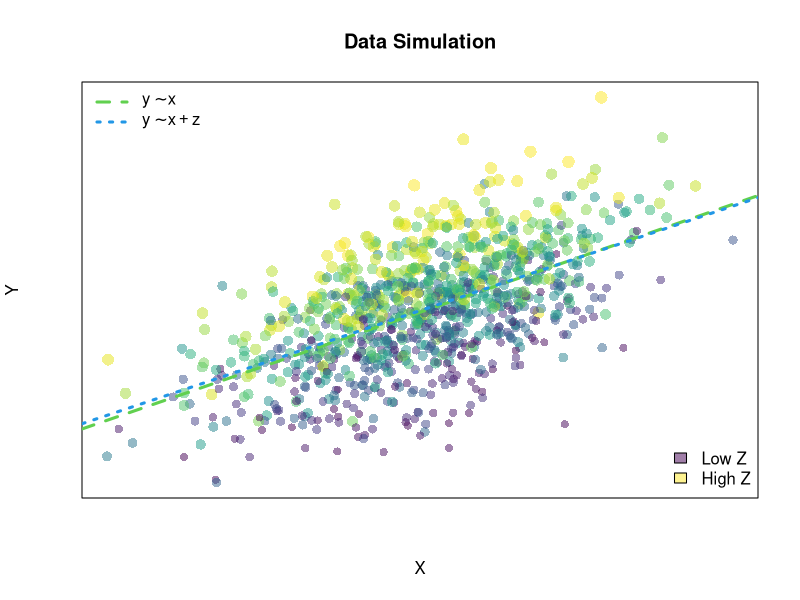
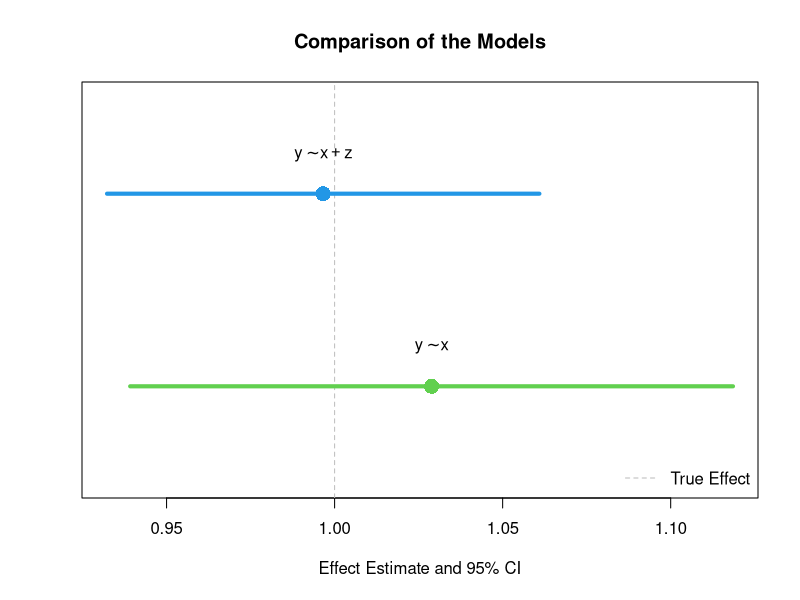
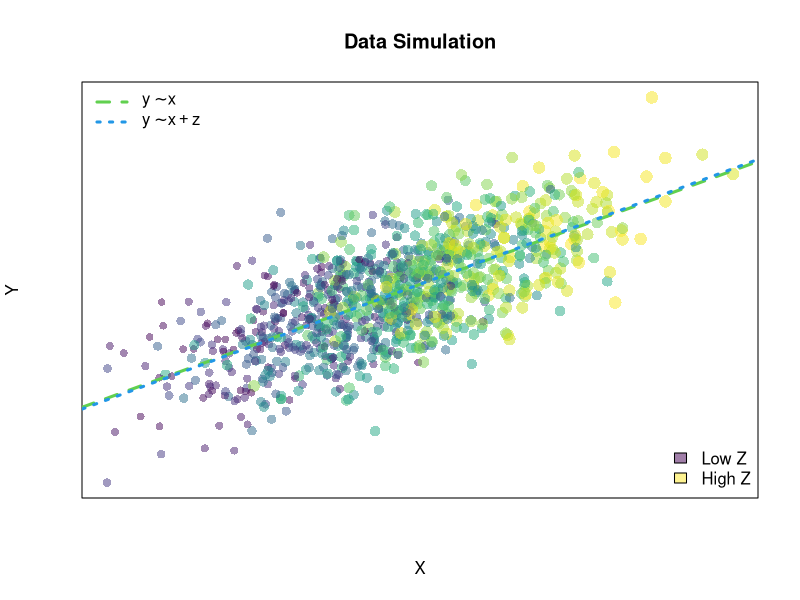
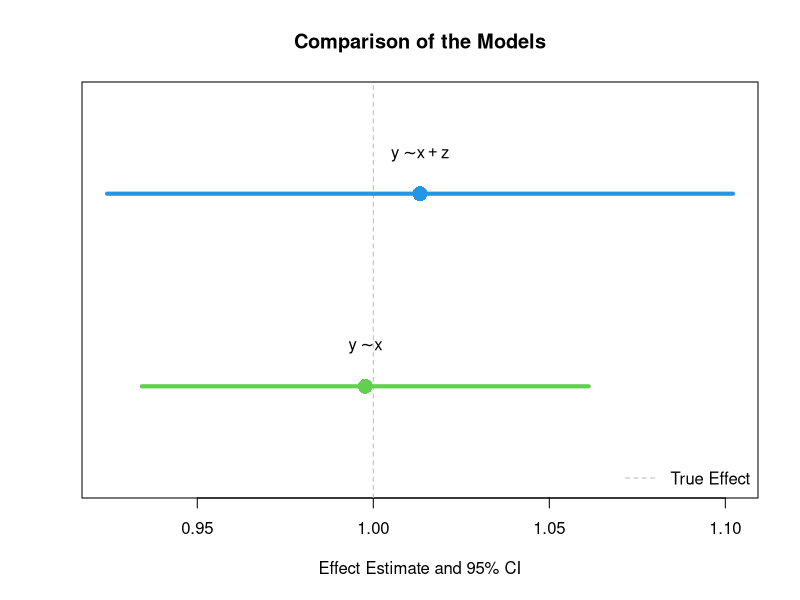
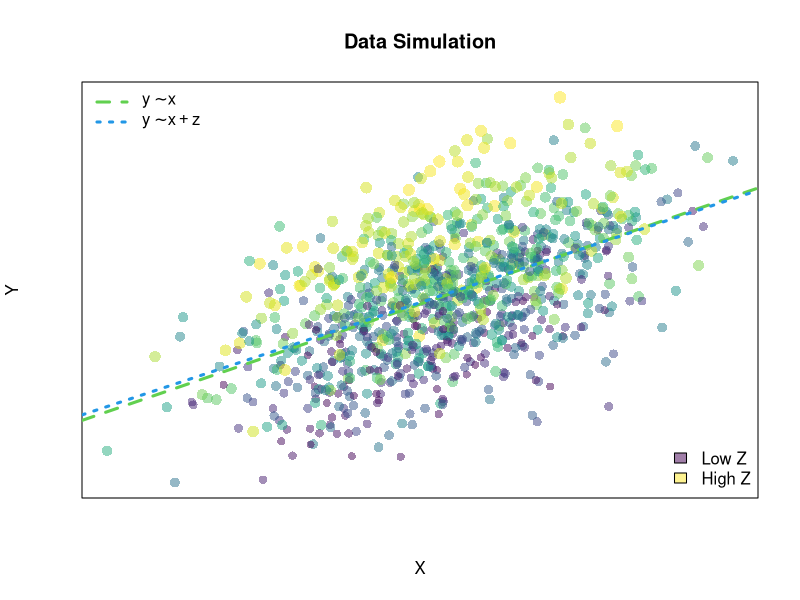
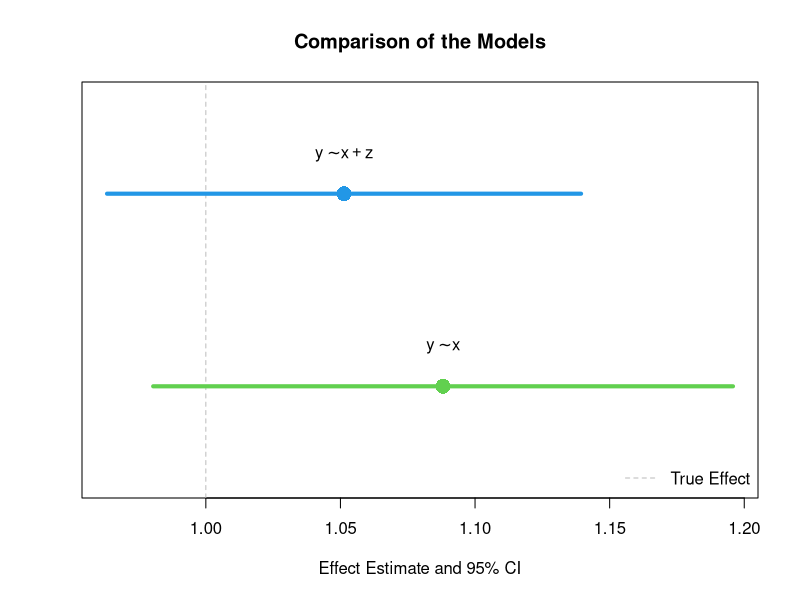
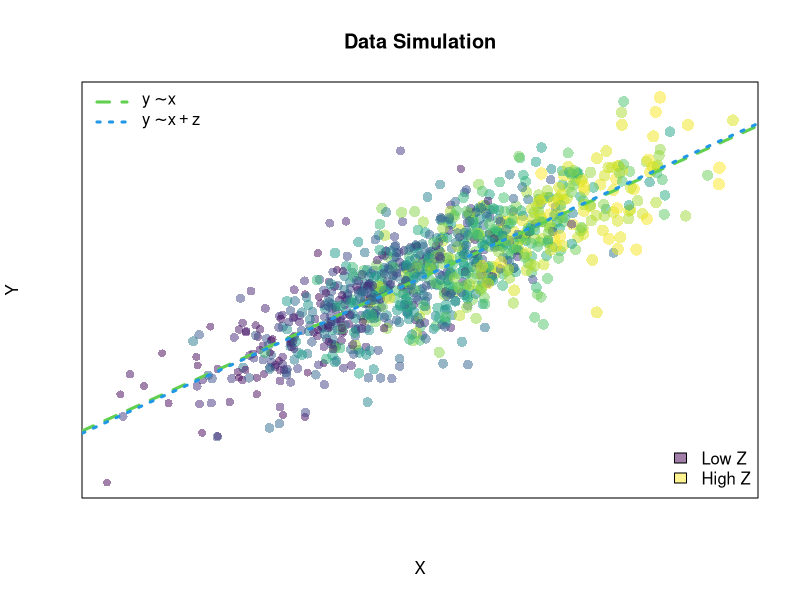
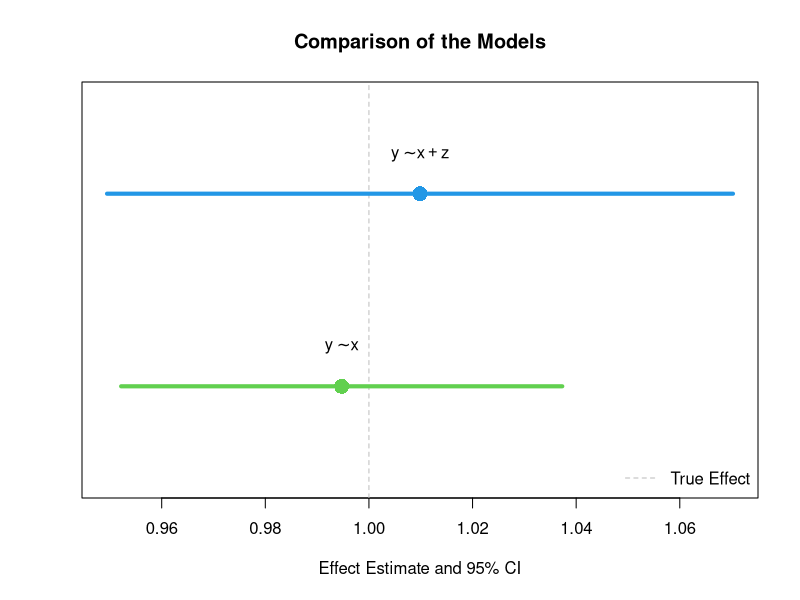

The R source for these figures, in order:
library(viridis)
set.seed(250716)
n <- 1e3


# Functions
inv_logit <- function (x) {
  p <- 1/(1 + exp(-x))
  p <- ifelse(x == Inf, 1, p)
  p
}

rbern <- function (n, prob = 0.5) {
  rbinom(n, size = 1, prob = prob)
}

pl_data_sim <- function(x, y, z, 
                        xlab = "X", 
                        ylab = "Y", 
                        zlow = "Low Z", 
                        zhigh = "High Z",
                        save = TRUE, 
                        filename = "") {
  n <- length(x)  # determine number of points
  
  # Fit models
  m1 <- lm(y ~ x)
  m2 <- lm(y ~ x + z)
  
  # Create colors based on z
  col_vals <- viridis(n, alpha = 0.5)[rank(z)]
  
  # Labels for legend
  lab <- c(expression(y %~% x), expression(y %~% x + z))
  
  # Open file device if saving
  if (save) {
    filename <- paste0(filename,"_")
    png(filename = paste0("figures/",filename,"sim.png"), width = 2000, height = 2000, res = 300)
  }
  
  # Plot
  plot(x = x, y = y, 
       col = col_vals,
       main = "Data Simulation",
       pch = 16, cex = 1 + inv_logit(z) *.7 ,
       xaxt = "n", yaxt = "n",
       xlab = xlab, ylab = ylab)
  
  abline(m1, lwd = 3, lty = 2, col = 3)
  abline(m2$coefficients[1:2], lwd = 3, lty = 3, col = 4)
  
  legend("topleft", legend = lab,
         col = c(3, 4), lty = c(2, 3), lwd = 3, bty = "n")
  legend("bottomright", legend = c(zlow, zhigh),
         fill = viridis(2, alpha = 0.5), bty = "n")
  
  # Close device if saving
  if (save) dev.off()
}

pl_ci_comp <- function(x, y, z,
                       save = TRUE, 
                       filename = "") {
  # Fit models
  m1 <- lm(y ~ x)
  m2 <- lm(y ~ x + z)
  
  # Confidence intervals for x
  ci1 <- confint(m1)[2, ]
  ci2 <- confint(m2)[2, ]
  
  # Combine into matrix
  ci_mat <- rbind(ci1, ci2)
  point_est <- c(coef(m1)["x"], coef(m2)["x"])
  
  
  # Labels for legend
  lab <- c(expression(y %~% x), expression(y %~% x + z))
  
  # Open file device if saving
  if (save) {
    filename <- paste0(filename,"_")
    png(filename = paste0("figures/",filename,"comp.png"), width = 2000, height = 2000, res = 300)
  }
  
  # Create empty plot
  plot(NULL, xlim = range(c(ci_mat,1)), ylim = c(0.5, 2.5),
       xlab =  "Effect Estimate and 95% CI", 
       ylab = "", yaxt = "n",
       main = "Comparison of the Models")
  
  # Reference line for true value
  abline(v = 1, lty = 2, col = "gray")
  
  # Plot CIs and point estimates
  for(i in 1:2) {
    segments(ci_mat[i, 1], i, ci_mat[i, 2], i, lwd = 4, col = 2 + i)
    points(point_est[i], i, pch = 16, col = 2 + i, cex = 2)
    text(point_est[i], i + 0.2, labels = lab[i])
  }
  
  legend("bottomright", legend = "True Effect",
         col = "gray", lty = 2, bty = "n")
  
  # Close device if saving
  if (save) dev.off()
}



##############################################
#                                            #
#     3.6.1 The Good Colliding Craftsman     #
#                                            #
##############################################

ugly <- "3.6.1_coll_craf"
x <- rnorm(n)
z <- rnorm(n)
y <- rnorm(n, mean = x + z)

pl_data_sim(x,y,z, filename = ugly)
pl_ci_comp(x,y,z, filename = ugly)

##############################################
#                                            #
#     3.6.2 The Good Forking Craftsman       #
#                                            #
##############################################

ugly <- "3.6.2_for_craf"
x <- rnorm(n)
z <- rnorm(n, mean = x)
y <- rnorm(n, mean = x)

pl_data_sim(x,y,z, filename = ugly)
pl_ci_comp(x,y,z, filename = ugly)


##############################################
#                                            #
#     3.6.3 The Good Piping  Craftsman       #
#                                            #
##############################################

ugly <- "3.6.3_pip_craf"
x <- rnorm(n)
z <- rnorm(n)
u <- rnorm(n, mean = x + z)
y <- rnorm(n, mean = u)

pl_data_sim(x,y,z, filename = ugly)
pl_ci_comp(x,y,z, filename = ugly)


##############################################
#                                            #
#     3.6.4 The Bad Piping Parasite          #
#                                            #
##############################################

ugly <- "3.6.4_pip_par"
z <- rnorm(n)
x <- rnorm(n, mean = z)
y <- rnorm(n, mean = x)

pl_data_sim(x,y,z, filename = ugly)
pl_ci_comp(x,y,z, filename = ugly)


##############################################
#                                            #
#     3.6.5 The Biased Piping Parasite       #
#                                            #
##############################################

ugly <- "3.6.5_bia_par"
z <- rnorm(n)
u <- rnorm(n)
x <- rnorm(n, mean = z + u)
y <- rnorm(n, mean = x + u)

pl_data_sim(x,y,z, filename = ugly)
pl_ci_comp(x,y,z, filename = ugly)
